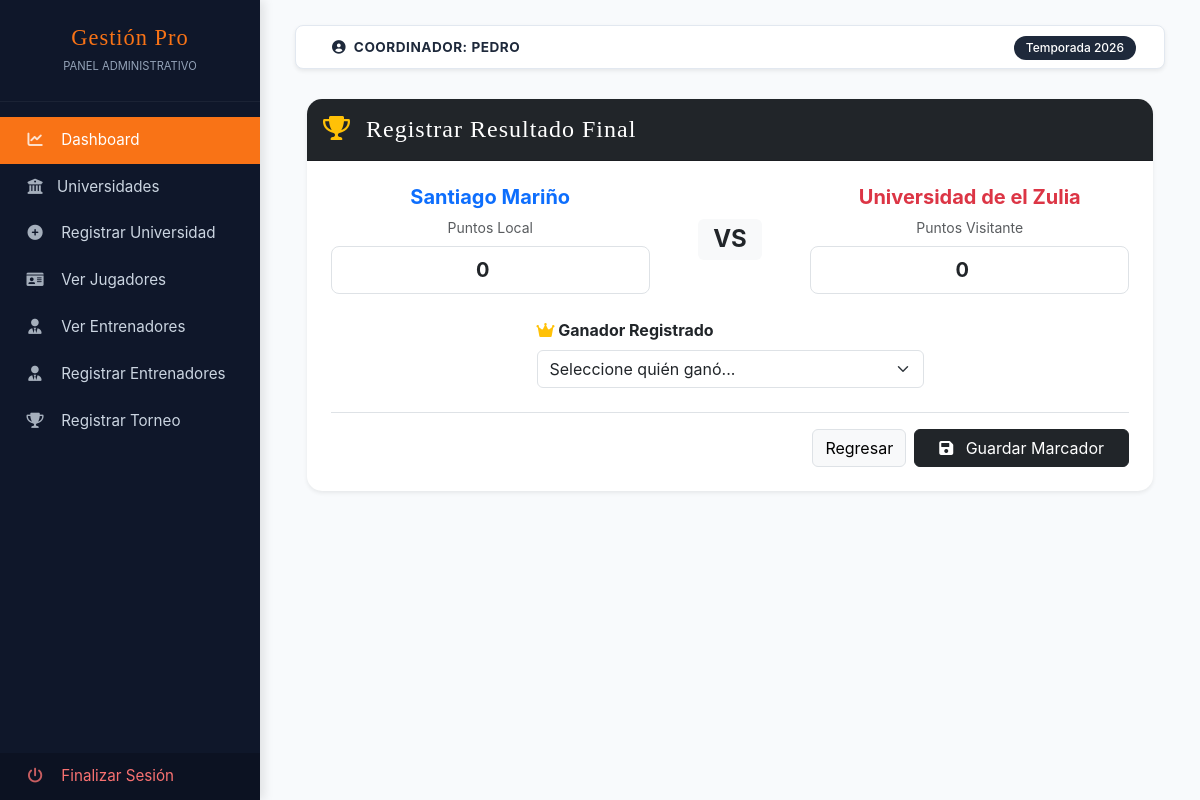
Page /client/coordinador/views/torneos/resultados.php?id=3 (signed in) on the committed database.
### tables this page shows
CREATE TABLE `usuarios` (
  `id_usuario` int(11) NOT NULL,
  `nombre_usuario` varchar(100) NOT NULL,
  `password_usuario` varchar(255) NOT NULL,
  `email_usuario` varchar(100) DEFAULT NULL,
  `id_universidad_fk` int(11) DEFAULT NULL,
  `id_rol_fk` int(11) DEFAULT NULL,
  `fecha_creacion` timestamp NOT NULL DEFAULT current_timestamp(),
  `fecha_actualizacion` timestamp NOT NULL DEFAULT current_timestamp() ON UPDATE current_timestamp(),
  `isActive` int(11) DEFAULT NULL
);

CREATE TABLE `juegos` (
  `id_juego` int(11) NOT NULL,
  `tipo_juego` varchar(50) DEFAULT NULL,
  `fecha_juego` datetime DEFAULT NULL,
  `fecha_creacion` timestamp NOT NULL DEFAULT current_timestamp(),
  `fecha_actualizacion` timestamp NOT NULL DEFAULT current_timestamp() ON UPDATE current_timestamp(),
  `id_academia_local` int(11) DEFAULT NULL,
  `lugar` varchar(100) DEFAULT NULL,
  `id_academia_visitante` int(11) DEFAULT NULL,
  `ganador` tinyint(2) DEFAULT NULL,
  `puntos_local` int(11) DEFAULT NULL,
  `puntos_visitante` int(11) DEFAULT NULL
);

CREATE TABLE `academias` (
  `id_universidad` int(11) NOT NULL,
  `nombre_universidad` varchar(100) NOT NULL,
  `ubicacion` varchar(255) DEFAULT NULL,
  `imagen` text DEFAULT NULL
);

### app/config.php (called while the page is built, shortened)
<?php
    $URL = "http://localhost/academy";
?>

### client/coordinador/layouts/verificacion.php (called while the page is built, shortened)
<?php
    require_once __DIR__ . '/../../../app/config.php';
    if (!isset($_SESSION['sesioncoordinador'])) {
        $_SESSION['mensaje'] = "Debes iniciar sesión para acceder";
        $_SESSION['icon_mensaje'] = "warning";
        header('Location: ' . $URL . '/login.php');
        exit();
    } else {
        $usuario_sesion = $_SESSION['sesioncoordinador'];
        $sql2 = "SELECT * FROM usuarios WHERE email_usuario = :email";
        $query = $pdo->prepare($sql2);
        $query->bindParam(':email', $usuario_sesion);
        $query->execute();
        $usuarioLogueado = $query->fetch(PDO::FETCH_ASSOC);
    }
?>

### client/coordinador/views/torneos/resultados.php (the view, shortened to what this page needs)
<?php include '../../layouts/verificacion.php'; ?>
<?php include '../../layouts/parte1.php'; ?>
<?php
$id = $_GET['id'] ?? null;
$sql = "SELECT
            j.id_juego,
            j.fecha_juego,
            j.lugar,
            j.puntos_local,
            j.puntos_visitante,
            j.ganador,
            j.id_academia_local,
            j.id_academia_visitante,
            a1.nombre_universidad AS local,
            a2.nombre_universidad AS visitante
        FROM Juegos j
        INNER JOIN Academias a1 ON j.id_academia_local = a1.id_universidad
        INNER JOIN Academias a2 ON j.id_academia_visitante = a2.id_universidad
        WHERE j.id_juego = ?";
$query = $pdo->prepare($sql);
$query->execute([$id]);
$resultado = $query->fetch(PDO::FETCH_ASSOC);
$bloqueado = !is_null($resultado['ganador']);
?>
<div class="container mt-4">
    <div class="card shadow-sm border-0" style="border-radius: 15px;">
        <div class="card-header bg-dark text-white p-3" style="border-radius: 15px 15px 0 0;">
            <h4 class="mb-0 bebas">
                <i class="fas fa-trophy me-2 text-warning"></i>
                <?php echo $bloqueado ? "Resultado Finalizado" : "Registrar Resultado Final"; ?>
            </h4>
        </div>
        <div class="card-body p-4">
            <form action="../../../../app/controllers/controllers_coordinador/torneos/marcador.php" method="POST">
                <div class="row align-items-center text-center mb-4">
                    <div class="col-md-5">
                        <h5 class="fw-bold text-primary"><?php echo $resultado['local']; ?></h5>
                        <label class="small text-muted d-block mb-2">Puntos Local</label>
                        <input type="number" name="puntos_local" class="form-control form-control-lg text-center fw-bold"
                               value="<?php echo $resultado['puntos_local'] ?? 0; ?>"
                               required <?php echo $bloqueado ? 'readonly' : ''; ?>>
                    </div>
                    <div class="col-md-2">
                        <span class="badge bg-light text-dark fs-4">VS</span>
                    </div>
                    <div class="col-md-5">
                        <h5 class="fw-bold text-danger"><?php echo $resultado['visitante']; ?></h5>
                        <label class="small text-muted d-block mb-2">Puntos Visitante</label>
                        <input type="number" name="puntos_visitante" class="form-control form-control-lg text-center fw-bold"
                               value="<?php echo $resultado['puntos_visitante'] ?? 0; ?>"
                               required <?php echo $bloqueado ? 'readonly' : ''; ?>>
                    </div>
                </div>
                <div class="row justify-content-center">
                    <div class="col-md-6 mb-4">
                        <label class="form-label fw-bold"><i class="fas fa-crown text-warning"></i> Ganador Registrado</label>
                        <select name="ganador" class="form-select" required <?php echo $bloqueado ? 'disabled' : ''; ?>>
                            <option value="" disabled <?php echo empty($resultado['ganador']) ? 'selected' : ''; ?>>Seleccione quién ganó...</option>
                        </select>
                    </div>
                </div>
                <div class="d-flex justify-content-end gap-2 border-top pt-3">
                    <a href="index.php" class="btn btn-light border">Regresar</a>
                    <?php if (!$bloqueado): ?>
                        <button type="submit" class="btn btn-dark px-4">
                            <i class="fas fa-save me-2"></i> Guardar Marcador
                        </button>
                    <?php else: ?>
                        <button type="button" class="btn btn-secondary px-4 btn-locked" disabled>
                            <i class="fas fa-check-double me-2"></i> Resultado Cerrado
                        </button>
                    <?php endif; ?>
                </div>
            </form>
        </div>
    </div>
</div>
<?php include '../../layouts/parte2.php'; ?>

### client/coordinador/layouts/parte1.php (shortened to what this page needs)
<?php
    require_once __DIR__ . '/../../../app/config.php';
?>
<!DOCTYPE html>
<html lang="es">
<head>
    <link href="https://cdn.jsdelivr.net/npm/bootstrap@5.3.0/dist/css/bootstrap.min.css" rel="stylesheet">
    <link rel="stylesheet" href="https://cdnjs.cloudflare.com/ajax/libs/font-awesome/6.0.0/css/all.min.css">
</head>
<body>
<div class="wrapper">
    <nav id="sidebar">
        <div class="sidebar-header text-center">
            <h3 class="bebas mb-0">Gestión Pro</h3>
            <small style="color: var(--text-muted); text-transform: uppercase; font-size: 0.7rem;">Panel Administrativo</small>
        </div>
        <ul class="list-unstyled components">
            <li class="active">
                <a href="<?php echo $URL . '/client/coordinador/views/index.php'; ?>"><i class="fas fa-chart-line"></i> Dashboard</a>
            </li>
            <li>
                <a href="<?php echo $URL . '/client/coordinador/views/universidades/index.php'; ?>"><i class="fas fa-university"></i>Universidades</a>
            </li>
            <li>
                <a href="<?php echo $URL . '/client/coordinador/views/universidades/create.php'; ?>"><i class="fas fa-plus-circle"></i> Registrar Universidad</a>
            </li>
            <li>
                <a href="<?php echo $URL . '/client/coordinador/views/jugadores/index.php'; ?>"><i class="fas fa-id-card"></i> Ver Jugadores</a>
            </li>
                <li>
                    <a href="<?php echo $URL . '/client/coordinador/views/entrenadores/index.php'; ?>"><i class="fas fa-user-tie"></i> Ver Entrenadores</a>
            </li>
            <li>
                <a href="<?php echo $URL . '/client/coordinador/views/entrenadores/create.php'; ?>"><i class="fas fa-user-tie"></i> Registrar Entrenadores</a>
            </li>
            <li>
                <a href="<?php echo $URL . '/client/coordinador/views/torneos/index.php'; ?>"><i class="fas fa-trophy"></i> Registrar Torneo</a>
            </li>
        </ul>
        <div class="logout-section">
            <ul class="list-unstyled mb-0">
                <li>
                    <a href="<?php echo $URL; ?>/app/controllers/controllers_entrenador/logout.php" class="logout-link">
                        <i class="fas fa-power-off"></i> Finalizar Sesión
                    </a>
                </li>
            </ul>
        </div>
    </nav>
    <div id="content">
        <nav class="navbar navbar-expand-lg navbar-admin px-3 py-2 shadow-sm">
            <div class="container-fluid">
                <span class="ms-2 fw-bold text-uppercase">
                   <i class="fas fa-user-circle me-1"></i> COORDINADOR: <?php echo $usuarioLogueado['nombre_usuario']; ?>
                </span>
                <div class="ms-auto">
                    <span class="badge badge-season rounded-pill">Temporada 2026</span>
                </div>
            </div>
        </nav>

### client/coordinador/layouts/parte1.php (style rules this page uses)
:root { --admin-dark: #1e293b; --admin-sidebar: #0f172a; --admin-accent: #f97316; --admin-bg: #f8fafc; --text-muted: #94a3b8; --border-color: #e2e8f0; }
body { font-family: 'Inter', 'Poppins', sans-serif; background-color: var(--admin-bg); color: #334155; }
.bebas { font-family: 'Bebas Neue', cursive; letter-spacing: 1px; }
.wrapper { display: flex; width: 100%; align-items: stretch; }
#sidebar { min-width: 260px; max-width: 260px; background: var(--admin-sidebar); color: #fff; transition: all 0.3s; min-height: 100vh; display: flex; flex-direction: column; box-shadow: 4px 0 10px rgba(0,0,0,0.1); }
#sidebar .sidebar-header { padding: 25px 20px; background: var(--admin-sidebar); border-bottom: 1px solid rgba(255,255,255,0.05); }
#sidebar .sidebar-header h3 { font-size: 1.4rem; color: var(--admin-accent); }
#sidebar ul.components { padding: 15px 0; }
#sidebar ul li a { padding: 12px 25px; display: block; color: #cbd5e1; text-decoration: none; transition: all 0.2s; font-weight: 400; font-size: 0.95rem; }
#sidebar ul li.active > a { background: var(--admin-accent); color: white; }
#sidebar ul li a i { margin-right: 12px; width: 20px; text-align: center; opacity: 0.8; }
#content { width: 100%; padding: 25px 35px; }
.navbar-admin { background: white; border: 1px solid var(--border-color); border-radius: 8px !important; margin-bottom: 30px; }
.navbar-admin .fw-bold { color: var(--admin-dark); font-size: 0.85rem; letter-spacing: 0.5px; }
.logout-section { margin-top: auto; background: rgba(0,0,0,0.2); }
.logout-link { color: #f87171 !important; }
.badge-season { background-color: var(--admin-dark); padding: 6px 12px; font-weight: 500; }

### rows in the picture
usuarios: nombre_usuario "PEDRO"
juegos: id_academia_local.nombre_universidad "Santiago Mariño", puntos_local "0", id_academia_visitante.nombre_universidad "Universidad de el Zulia", puntos_visitante "0", ganador "Seleccione quién ganó..."
